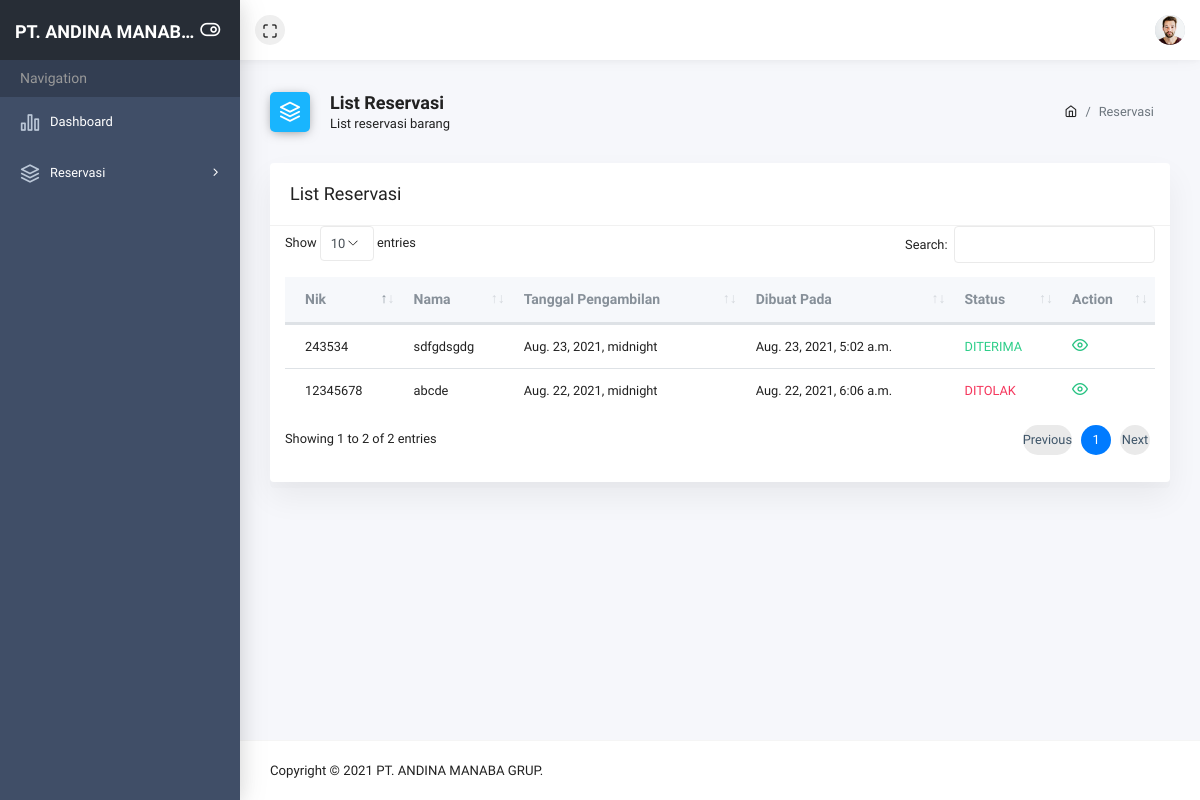
Page /reservation/list/ (signed in) on the earlier database version.
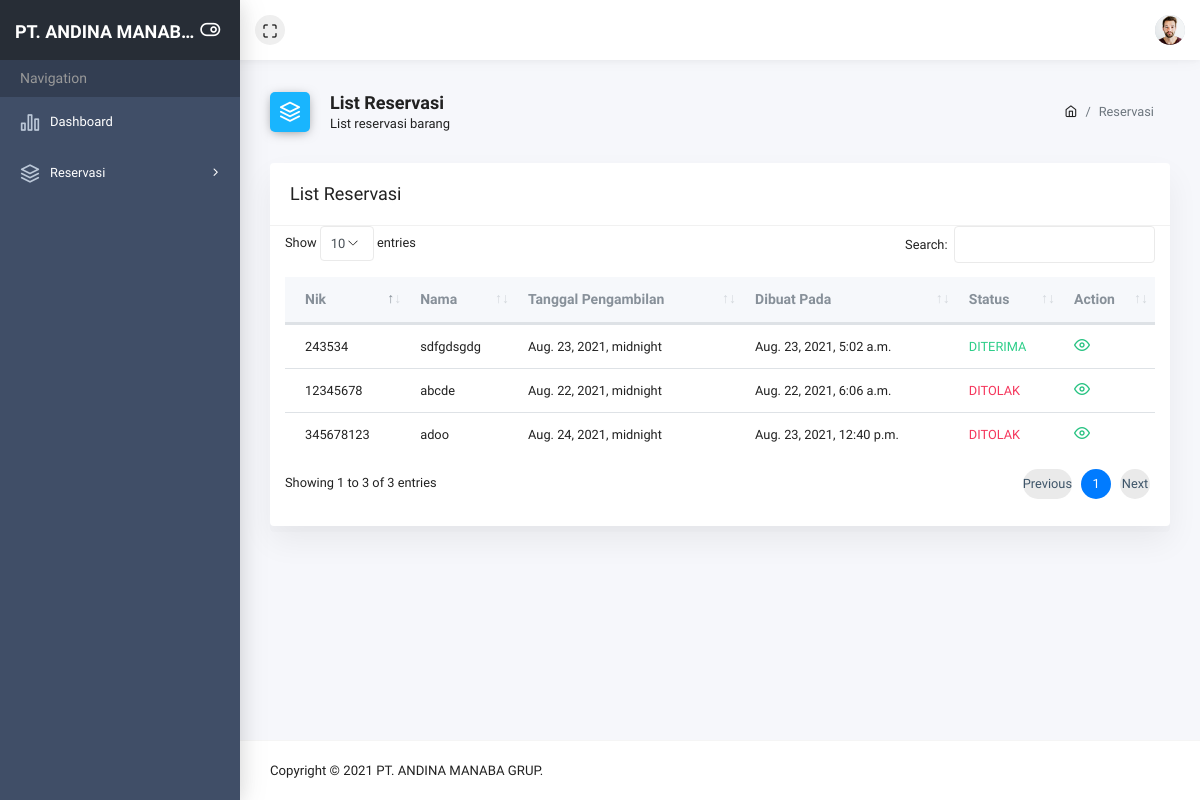
Same page on the later database version.
### app_admin/models.py (models this page shows, shortened)
class Reservation(models.Model):
    user = models.ForeignKey(User, on_delete=models.CASCADE)
    schedule = models.DateTimeField(default=datetime.now, blank=True, null=True)
    nik = models.CharField(max_length=80)
    name = models.CharField(max_length=80)
    status = models.IntegerField(choices=ReservationStatus.choices, default=ReservationStatus.PANDING)
    undo = models.BooleanField(default=False, blank=True)
    created = models.DateTimeField(auto_now_add=True)
    updated = models.DateTimeField(auto_now=True)

### app_user/views.py (the view)
# urls.py: path('reservation/list/', reservation_list, name='reservation-list'),
@login_required(login_url='/signin/')
def reservation_list(request):
    if is_admin(request.user):
        return redirect('admin-home')
    else:
        reservations = Reservation.objects.filter(user=request.user).order_by('-id')
        context = {"reservations": reservations}
        return render(request, 'app_user/reservation-list.html', context)

### templatetags/user.py (called while the page is built)
@register.filter
def getUserPhoto(user_id):
    try:
        return UserDetail.objects.get(user__id=user_id).photo
    except:
        return ""

@register.filter
def is_admin(user):
    return user.groups.filter(name=UserRole.ADMIN.value).exists()

### utils/helpers.py (called while the page is built)
def is_admin(user: User) -> bool:
    groupName = UserRole.ADMIN.value
    group = Group.objects.get(name=groupName)
    if group in user.groups.all():
        return True
    else:
        return False

### templates/app_user/reservation-list.html (shortened to what this page needs)
{% extends 'base.html' %}
{% load static %}
{% block styles %}
<link rel="stylesheet" href="{% static 'theme/plugins/datatables.net-bs4/css/dataTables.bootstrap4.min.css' %}">
{% endblock %}
{% block heading_icon %}
<i class="ik ik-layers bg-blue"></i>
{% endblock heading_icon %}
{% block heading %}
<h5>List Reservasi</h5>
<span>List reservasi barang</span>
{% endblock heading %}
{% block breadcrumb %}
<li class="breadcrumb-item active" aria-current="page">Reservasi</li>
{% endblock breadcrumb %}
{% block content %}
<div class="card table-card">
    <div class="card-header">
        <h3>List Reservasi</h3>
    </div>
    <div class="card-block">
        <div class="container">
        <div class="table-responsive">
            <table class="table table-hover mb-0" id="reservation-table">
                <thead>
                    <tr>
                        <th>Nik</th>
                        <th>Nama</th>
                        <th>Tanggal Pengambilan</th>
                        <th>Dibuat Pada</th>
                        <th>Status</th>
                        <th>Action</th>
                    </tr>
                </thead>
                <tbody>
                    {% for reservation in reservations %}
                    <tr>
                        <td>{{reservation.nik}}</td>
                        <td>{{reservation.name}}</td>
                        <td>{{reservation.schedule}}</td>
                        <td>{{reservation.created}}</td>
                        <td>
                            {% if reservation.status == 1 %}
                            <span class="text-success">
                                DITERIMA
                            </span>
                            {% endif %}
                            {% if reservation.status == 3 %}
                            <span class="text-danger">
                                DITOLAK
                            </span>
                            {% endif %}
                        </td>
                        <td>
                            <a href="{% url 'user-reservation-detail' reservation.pk %}"><i class="ik ik-eye f-16 mr-15 text-green"></i></a>
                        </td>
                    </tr>
                    {% endfor %}
                </tbody>
            </table>
        </div>
        </div>
    </div>
</div>
{% endblock content %}

Differences in the rows shown:
added Reservation: nik "345678123", name "adoo", schedule "Aug. 24, 2021, midnight", created "Aug. 23, 2021, 12:40 p.m.", status "DITOLAK"
Other differences:
text written by a page script: "Show entries Search: Showing 1 to 2 of 2 entries Previous 1 Next" → "Show entries Search: Showing 1 to 3 of 3 entries Previous 1 Next"
